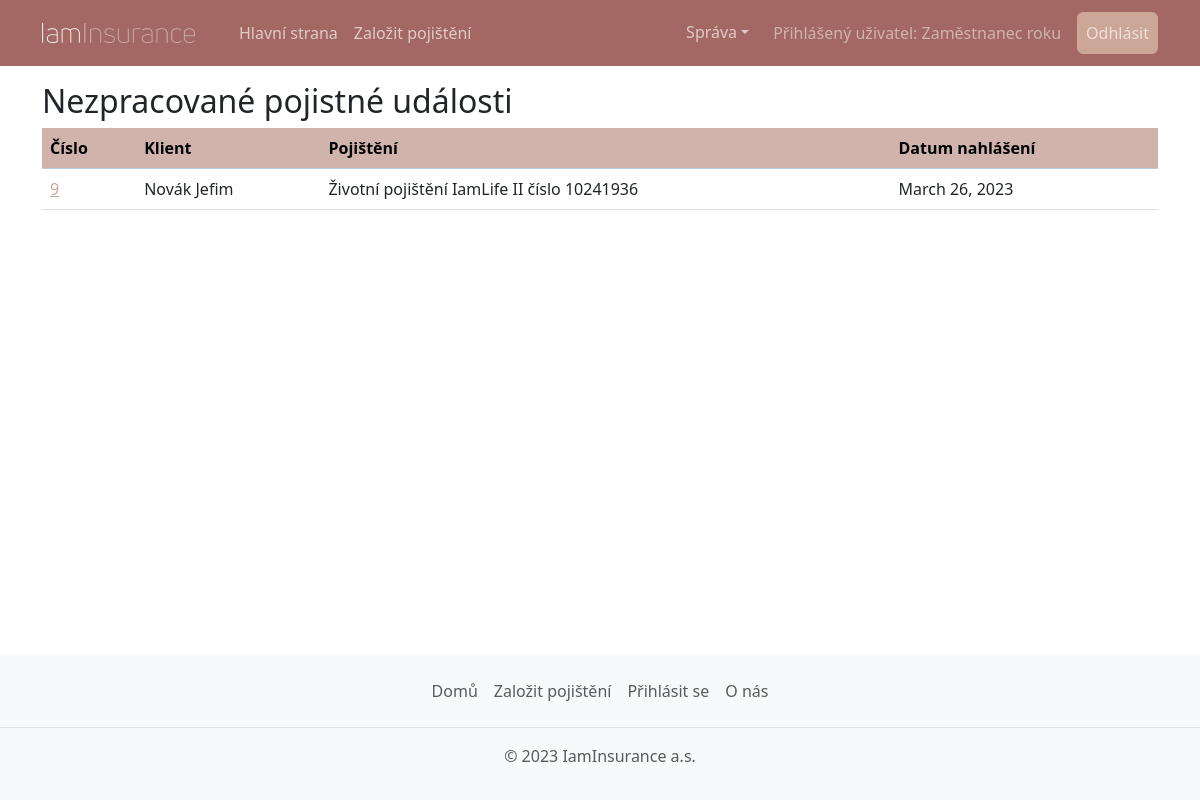
Page /sprava/nezpracovane-pojistne-udalosti/ (signed in) on the earlier database version.
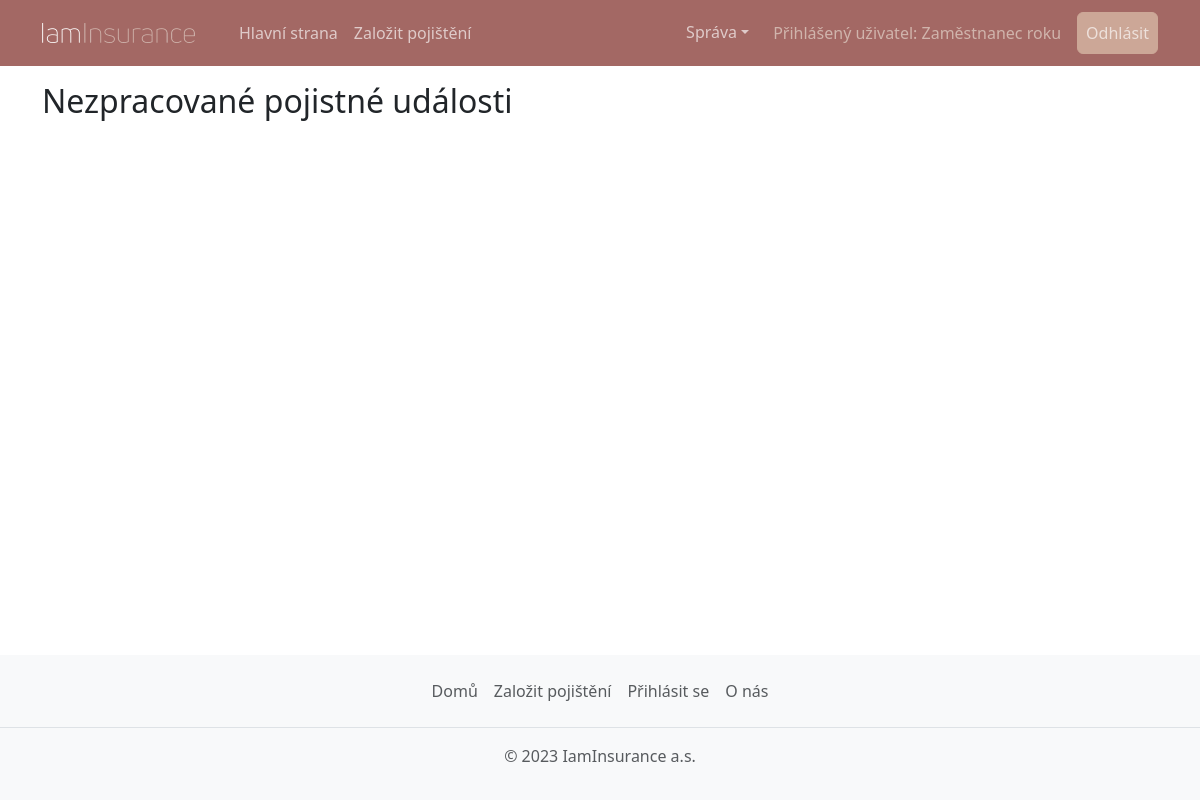
Same page on the later database version.
### insurance_app/models.py (models this page shows, shortened)
class Person(AbstractBaseUser, PermissionsMixin):
    USERNAME_FIELD: str = "email"
    REQUIRED_FIELDS: list = ["first_name", "last_name", "date_of_birth"]  # other fields are not required for staff
    objects: BaseUserManager = PersonManager()
    first_name: models.Field = models.CharField(max_length=150, verbose_name='Křestní jméno')
    last_name: models.Field = models.CharField(max_length=150, verbose_name='Příjmení')
    email: models.Field = models.EmailField(unique=True, verbose_name='E-mail')
    phone: models.Field = modelfields.PhoneNumberField(region="CZ", null=True, verbose_name='Telefon')
    address1: models.Field = models.CharField(max_length=150, default="", verbose_name='Adresa')
    address2: models.Field = models.CharField(
        max_length=150, blank=True, default="", verbose_name='Adresa - druhý řádek'
    )
    postal_code: models.Field = models.CharField(max_length=12, default="", verbose_name='PSČ')
    city: models.Field = models.CharField(max_length=150, default="", verbose_name='Město')
    country: models.Field = models.CharField(max_length=150, default="", verbose_name='Stát')
    date_of_birth: models.Field = models.DateField(verbose_name='Datum narození')
    is_staff: models.Field = models.BooleanField(default=False, verbose_name='Zaměstnanec')
    is_superuser: models.Field = models.BooleanField(default=False, verbose_name='Administrátor')
    slug: models.Field = models.SlugField(unique=True, null=False)
    def __str__(self) -> str:
        return f"{self.last_name} {self.first_name}"

class InsuredEvent(models.Model):
    contract: Contract = models.ForeignKey(to=Contract, on_delete=models.CASCADE, verbose_name='Smlouva')
    event_date: models.DateField = models.DateField(verbose_name='Datum události')
    reporting_date: models.DateField = models.DateField(auto_now_add=True)
    description: models.TextField = models.TextField(verbose_name='Popis události')
    processed: models.BooleanField = models.BooleanField(default=False, verbose_name='Zpracováno')
    approved: models.BooleanField = models.BooleanField(default=False, verbose_name='Schváleno')
    payout: models.IntegerField = models.IntegerField(null=True, blank=True, verbose_name='Pojistné plnění')
    @property
    def client(self):
        return self.contract.insured

class Contract(models.Model):
    objects: models.Manager
    product: models.Field = models.ForeignKey(to=Product, on_delete=models.RESTRICT, verbose_name='Produkt')
    insured: models.Field = models.ForeignKey(to=Person, on_delete=models.RESTRICT, verbose_name='Pojištěnec')
    conclusion_date: models.Field = models.DateField(auto_now_add=True, verbose_name='Datum uzavření')
    payment: models.Field = models.PositiveIntegerField(verbose_name='Pravidelná platba')
    @property
    def contract_number(self) -> int:
        return 10_000_001 + self.pk * 127 ** 2
    def __str__(self):
        return f"{self.product} číslo {self.contract_number}"

class Product(models.Model):
    name: models.Field = models.CharField(max_length=64, unique=True, verbose_name='Název')
    description: models.Field = models.TextField(default="", verbose_name='Popis')
    active: models.Field = models.BooleanField(default=True, blank=True, verbose_name='Aktivní')
    image: models.Field = models.ImageField(upload_to='images/', verbose_name='Obrázek')
    def __str__(self) -> str:
        inactive = " (nedostupné)" if not self.active else ""
        return str(self.name) + inactive
    class Meta:
        verbose_name = u'Produkt'

### administration/views.py (the view)
# urls.py: path('nezpracovane-pojistne-udalosti/', views.PendingEventsListView.as_view(), name='pending-event-list'),
@method_decorator(staff_member_required, name='get')
class PendingEventsListView(generic.ListView):
    model: models.InsuredEvent = models.InsuredEvent
    template_name: str = template.PENDING_EVENT_LIST
    title: str = "Nezpracované pojistné události"
    def get_context_data(self, *, object_list: QuerySet = None, **kwargs) -> dict:
        context = super().get_context_data(object_list=object_list, **kwargs)
        context['title'] = self.title
        return context
    def get_queryset(self) -> QuerySet:
        return super().get_queryset().filter(processed=False).order_by('reporting_date')

### insurance_app/templates/insurance_app/pending_event_list.html
{% extends 'main.html' %}
{% block content %}
{% if object_list.0 %}
<table class="table table-hover">
    <thead class="table-primary">
        <tr>
            <th>Číslo</th>
            <th>Klient</th>
            <th>Pojištění</th>
            <th>Datum nahlášení</th>
        </tr>
    </thead>
    <tbody>
    {% for event in object_list %}
        <tr>
            <td><a href="{% url 'event-detail' pk=event.pk %}">{{ event.pk }}</a></td>
            <td>{{ event.client }}</td>
            <td>{{ event.contract }}</td>
            <td>{{ event.reporting_date }}</td>
        </tr>
    {% endfor %}
    </tbody>
</table>
{% endif %}
{% endblock %}

### insurance_app/templates/main.html (shortened to what this page needs)
<!DOCTYPE html>
<html class="h-100" lang="cs" >
<head>
    {% load static %}
    <link rel="stylesheet" href="{% static 'css/style.css' %}" type="text/css" />
    <link rel="stylesheet" href="{% static 'css/bootstrap.min.css' %}" type = "text/css" />
    <link rel="stylesheet" href="https://cdn.jsdelivr.net/npm/bootstrap-icons@1.5.0/font/bootstrap-icons.css" />
</head>
<body class="d-flex flex-column h-100">
    {% include 'header.html' %}
    <article class="container flex-shrink-0">
        {% if title %}
        <h2>{{ title }}</h2>
        {% endif %}
    {% block content %}
    {% endblock %}
    </article>
{% include 'footer.html' %}
</body>
</html>

### insurance_app/templates/header.html (shortened to what this page needs)
{% load static %}
<header>
        <nav class="navbar navbar-expand-lg bg-body-tertiary mb-3">
            <div class="container">
                <a class="navbar-brand" href="{% url 'home' %}">
                    <img src="{% static 'images/iaminsurance-logo.webp' %}" class="img-brand" alt="iaminsurance">
                </a>
                <div class="collapse navbar-collapse" id="navbarSupportedContent">
                    <ul class="navbar-nav me-auto mb-2 mb-lg-0">
                        <li class="nav-item">
                            <a class="nav-link" aria-current="page" href="{% url 'home' %}">Hlavní strana</a>
                        </li>
                        <li class="nav-item">
                            <a class="nav-link" href="{% if user.is_authenticated %}{% url 'register-contract' %}{% else %}{% url 'register' %}{% endif %}">Založit pojištění</a>
                        </li>
                    </ul>
                    <ul class="navbar-nav ms-auto mb-2 mb-lg-0">
                        {% if user.is_staff %}<li class="nav-item dropdown">
                            <a class="nav-link dropdown-toggle" href="#" role="button" data-bs-toggle="dropdown" aria-expanded="false">Správa</a>
                        </li>
                        {% endif %}
                        {% if not user.is_authenticated %}
                        <li class="nav-item"><a class="btn btn-primary" href="{% url 'login' %}">Login</a></li>
                        {% else %}
                        <li class="nav-item align-self-center"><span class="mx-3 text-secondary">Přihlášený uživatel: {{ user }}</span></li>
                        <li class="nav-item"><a class="nav-link btn btn-primary" href="{% url 'logout' %}">Odhlásit</a></li>
                        {% endif %}
                    </ul>
                </div>
            </div>
        </nav>
    </header>

### insurance_app/templates/footer.html (shortened to what this page needs)
<footer class="footer mt-auto py-3 bg-light">
    <ul class="nav justify-content-center border-bottom pb-3 mb-3">
        <li class="nav-item"><a href="{% url 'home' %}" class="nav-link px-2 text-muted">Domů</a></li>
        <li class="nav-item"><a href="{% if user.is_authenticated %}{% url 'register-contract' %}{% else %}{% url 'register' %}{% endif %}" class="nav-link px-2 text-muted">Založit pojištění</a></li>
        <li class="nav-item"><a href="{% url 'login' %}" class="nav-link px-2 text-muted">Přihlásit se</a></li>
        <li class="nav-item"><a href="{% url 'about' %}" class="nav-link px-2 text-muted">O nás</a></li>
    </ul>
    <p class="text-center text-muted">© 2023 IamInsurance a.s.</p>
</footer>

### insurance_app/static/css/style.css (style rules this page uses)
body { background: #fffffe; }
.img-brand { height: 40px; padding: 10px 20px 10px 0; }

Differences in the rows shown:
removed InsuredEvent: pk "9", client "Novák Jefim", contract "Životní pojištění IamLife II číslo 10241936", reporting_date "March 26, 2023"
Other differences:
text no longer shown: "Číslo Klient Pojištění Datum nahlášení"
